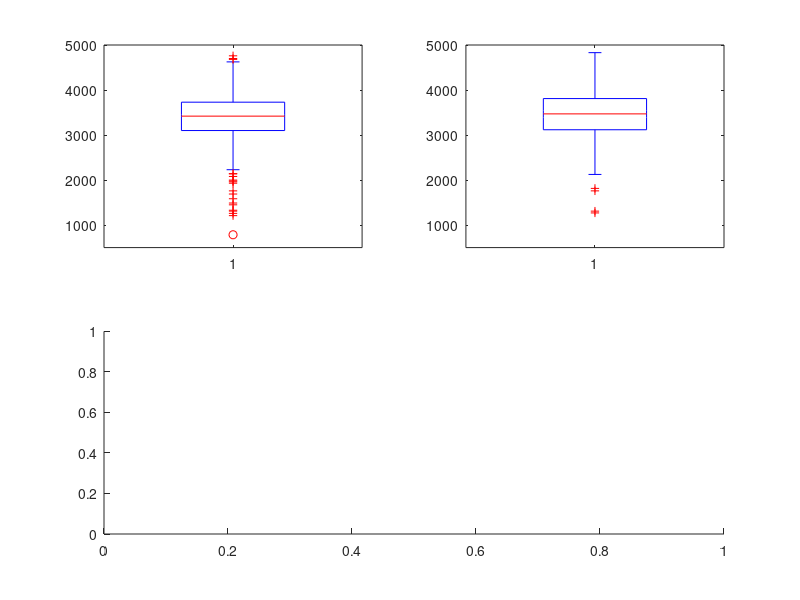

This figure's MATLAB source: (Note: this script raises an error after producing the figure.)
%% Problem 4: Fordelningar av givna data
load birth.dat
x = birth(birth(:, 25) == 1, 3); %X är barnens vikt för icke rökare, och dem som slutat
y = birth(birth(:, 25) == 3, 3);  %Y är barnens vikt för rökare

subplot(2,2,1), boxplot(x),
axis([0 2 500 5000])
subplot(2,2,2), boxplot(y),
axis([0 2 500 5000])

subplot(2,2,3:4), ksdensity(x),
hold on
[fy, ty] = ksdensity(y);
plot(ty, fy, 'r')
hold off